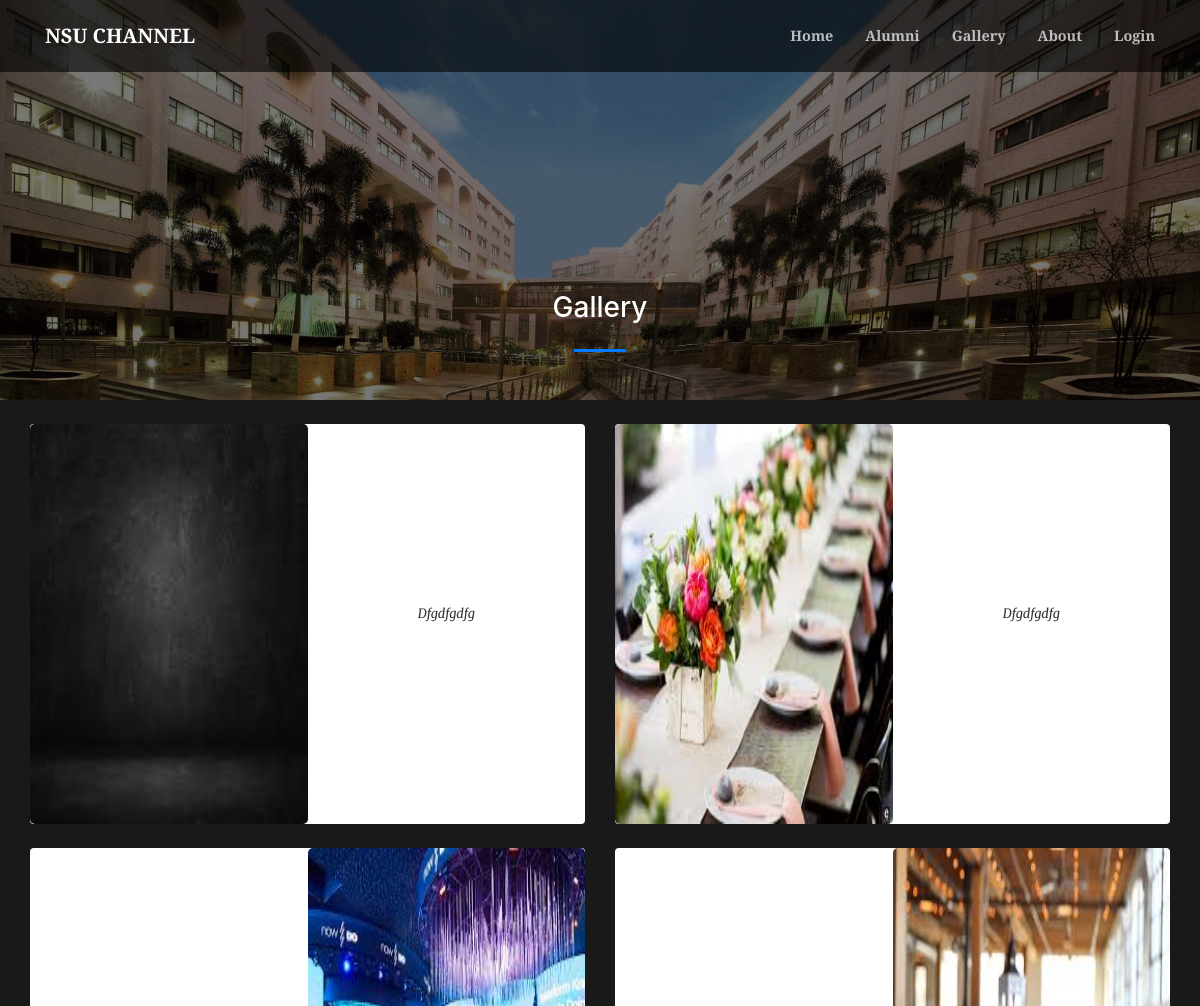
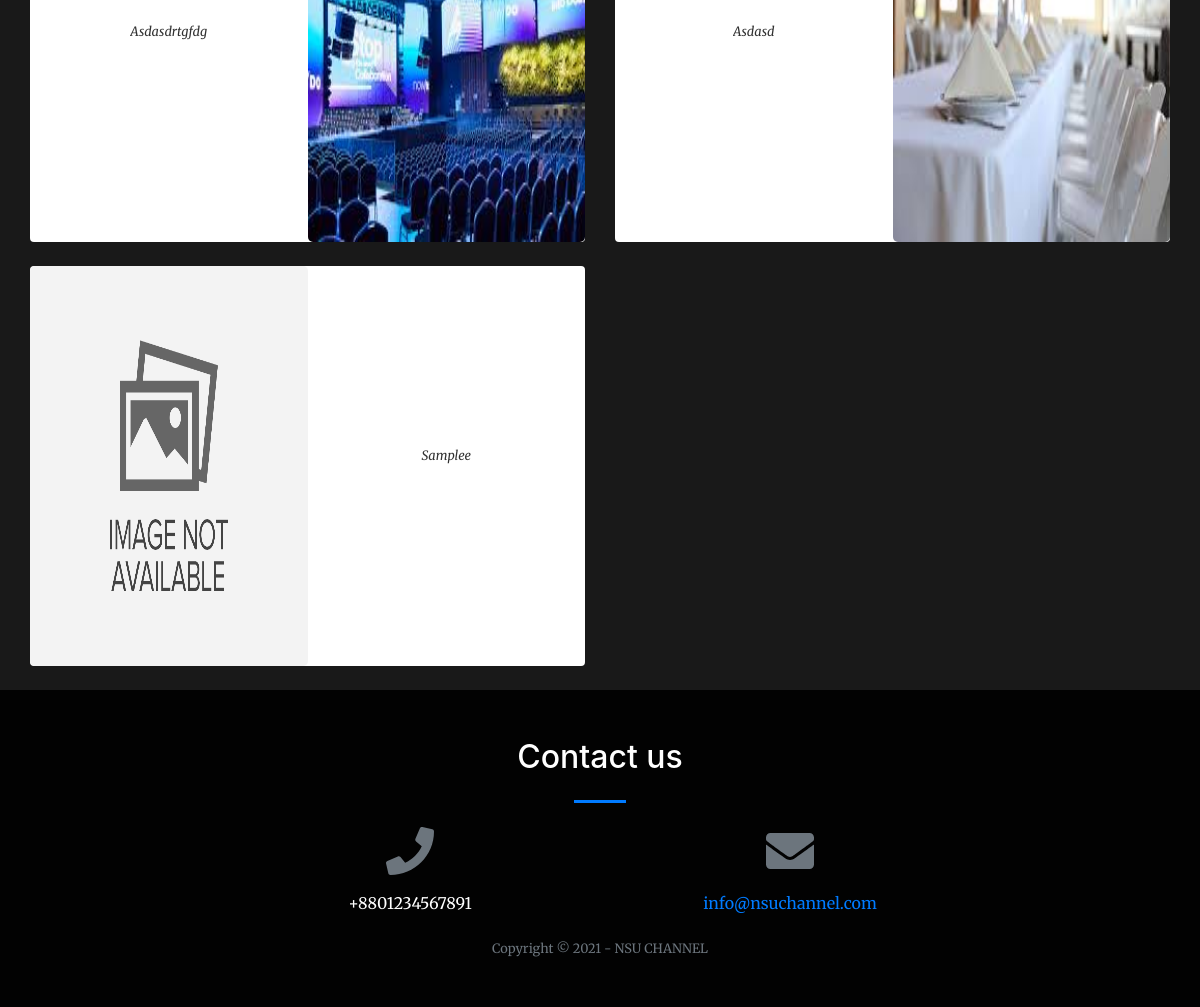
The page /index.php?page=gallery on the database its author committed (2 pictures, top to bottom).
### tables this page shows
CREATE TABLE `gallery` (
  `id` int(30) NOT NULL,
  `about` text NOT NULL,
  `created` datetime NOT NULL DEFAULT current_timestamp()
);

### gallery.php (the view, shortened to what this page needs)
<?php
include 'admin/db_connect.php';
?>
        <header class="masthead">
            <div class="container-fluid h-100">
                <div class="row h-100 align-items-center justify-content-center text-center">
                    <div class="col-lg-8 align-self-end mb-4 page-title">
                        <h3 class="text-white">Gallery</h3>
                        <hr class="divider my-4" />
                    </div>
                </div>
            </div>
        </header>
            <div class="container-fluid mt-3 pt-2">
                <div class="row-items">
                <div class="col-lg-12">
                    <div class="row">
                <?php
                $rtl ='rtl';
                $ci= 0;
                $img = array();
                $fpath = 'admin/assets/uploads/gallery';
                $files= is_dir($fpath) ? scandir($fpath) : array();
                foreach($files as $val){
                    if(!in_array($val, array('.','..'))){
                        $n = explode('_',$val);
                        $img[$n[0]] = $val;
                    }
                }
                $gallery = $conn->query("SELECT * from gallery order by id desc");
                while($row = $gallery->fetch_assoc()):
                    $ci++;
                    if($ci < 3){
                        $rtl = '';
                    }else{
                        $rtl = 'rtl';
                    }
                    if($ci == 4){
                        $ci = 0;
                    }
                ?>
                <div class="col-md-6">
                <div class="card gallery-list <?php echo $rtl ?>" data-id="<?php echo $row['id'] ?>">
                        <div class="gallery-img" card-img-top>
                            <img src="<?php echo isset($img[$row['id']]) && is_file($fpath.'/'.$img[$row['id']]) ? $fpath.'/'.$img[$row['id']] :'' ?>" alt="">
                        </div>
                    <div class="card-body">
                        <div class="row align-items-center justify-content-center text-center h-100">
                            <div class="">
                                <div>
                                <span class="truncate" style="font-size: inherit;"><small><?php echo ucwords($row['about']) ?></small></span>
                                    <br>
                                </div>
                            </div>
                        </div>
                    </div>
                </div>
                <br>
                </div>
                <?php endwhile; ?>
                </div>
                </div>
                </div>
            </div>

### gallery.php (style rules this page uses)
.gallery-list { cursor: pointer; border: unset; flex-direction: inherit; }
.gallery-img,.gallery-list .card-body { width: calc(50%) }
.gallery-img img { border-radius: 5px; min-height: 50vh; max-width: calc(100%); }
header.masthead,header.masthead:before { min-height: 50vh !important; height: 50vh !important }
.row-items { position: relative; }
.rtl { direction: rtl ; }
.masthead { min-height: 23vh !important; height: 23vh !important; }
.masthead:before { min-height: 23vh !important; height: 23vh !important; }

### rows shown on the page
gallery: shows a picture, about "Dfgdfgdfg"
gallery: shows a picture, about "Dfgdfgdfg"
gallery: shows a picture, about "Asdasdrtgfdg"
gallery: shows a picture, about "Asdasd"
gallery: shows a picture, about "Samplee"

### other values the page prints
$_SESSION['system']['name'] "NSU CHANNEL"
$_SESSION['system']['contact'] "+8801234567891"
$_SESSION['system']['email'] "info@nsuchannel.com"
